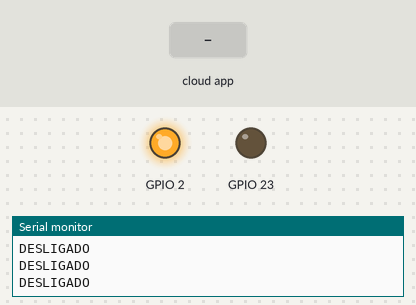
Simulated run of this sketch. Board: ESP32. On the bench: output pins drawn as LEDs (lit = HIGH), the last lines printed to the serial monitor. The inputs (shaded band) are chosen by the test bench. WiFi joins after 1.5 s; servers stay silent unless stated; the Firebase database answers and starts empty.

Above: at 6.8 s.
6.9 s: the phone or cloud app sets BT to 1
At 7.7 s:
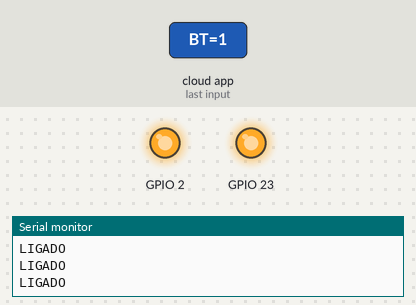
8.4 s: the phone or cloud app sets BT to 0
At 8.9 s:
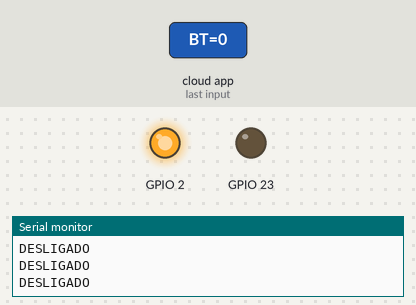
Timing chart, 0 to 11.4 s (numbered marks = the images above; inputs shaded):
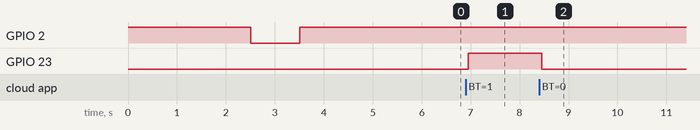

Measured:
- after the input at 6.9 s, GPIO 23: LOW → HIGH after 0.06 s
- after the input at 8.4 s, GPIO 23: HIGH → LOW after 0.06 s

The sketch:

firebase_flutter.ino
```cpp
/*
 https://arduino.esp8266.com/stable/package_esp8266com_index.json
 */

#include <WiFiManager.h>
#include <FirebaseESP32.h>


#define FIREBASE_HOST "https://iotestacionamento-default-rtdb.firebaseio.com/" //Your Firebase Project URL goes here without "http:" , "\" and "/"
#define FIREBASE_AUTH "7hzilXVjpHbc4Uke2WBQicS3tm27GeldVK8WksTs" //Your Firebase Auth Token

FirebaseData firebaseData;
 bool De1 ;

void setup() {

  Serial.begin(115200);

  pinMode(2,OUTPUT);
    pinMode(23,OUTPUT);
  digitalWrite(2, HIGH);


  WiFiManager wm;
  Firebase.begin(FIREBASE_HOST,FIREBASE_AUTH);

  bool res;
  // res = wm.autoConnect(); // auto generated AP name from chipid
  // res = wm.autoConnect("AutoConnectAP"); // anonymous ap
  res = wm.autoConnect("LED_IoT 2023"); // password protected ap

   if(!res) {
        Serial.println("Failed to connect");
        // ESP.restart();
          digitalWrite(2, LOW);
    }
    else {
        //if you get here you have connected to the WiFi
        Serial.println("connected...yeey :)");
         digitalWrite(2, HIGH);
         delay(1000);
          digitalWrite(2, LOW);
               delay(1000);
           digitalWrite(2, HIGH);
         delay(1000);
          digitalWrite(0, LOW);
             delay(1000);
           digitalWrite(2, HIGH);
    }


delay(100);
}

void loop() {


      if (Firebase.getBool(firebaseData, "/BT")) {


          if (firebaseData.boolData()==true){
              digitalWrite(23,HIGH); //Device1 is ON
              Serial.println("LIGADO");


          }
          else if (firebaseData.boolData()==false){
              digitalWrite(23,LOW);//Device1 if OFF
                Serial.println("DESLIGADO");

            }}
}
```
